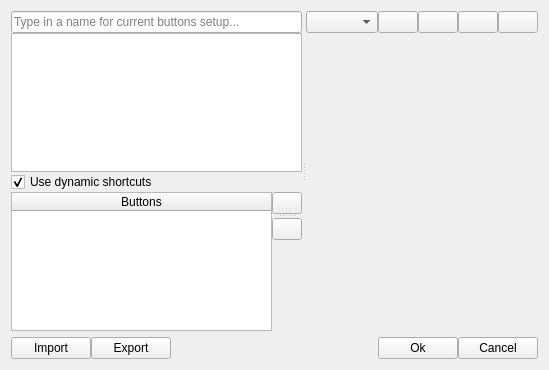
<?xml version="1.0" encoding="UTF-8"?>
<ui version="4.0">
 <class>Form</class>
 <widget class="QWidget" name="Form">
  <property name="geometry">
   <rect>
    <x>0</x>
    <y>0</y>
    <width>549</width>
    <height>370</height>
   </rect>
  </property>
  <property name="windowTitle">
   <string>DSGTools: Custom Feature - Button setup</string>
  </property>
  <layout class="QGridLayout" name="gridLayout_2">
   <item row="0" column="0">
    <widget class="QSplitter" name="splitter_2">
     <property name="orientation">
      <enum>Qt::Horizontal</enum>
     </property>
     <widget class="QWidget" name="">
      <layout class="QVBoxLayout" name="verticalLayout_2">
       <property name="spacing">
        <number>0</number>
       </property>
       <item>
        <widget class="QLineEdit" name="setupNameLineEdit">
         <property name="placeholderText">
          <string>Type in a name for current buttons setup...</string>
         </property>
        </widget>
       </item>
       <item>
        <widget class="QTextEdit" name="textEdit"/>
       </item>
       <item>
        <widget class="QCheckBox" name="dsCheckBox">
         <property name="toolTip">
          <string>If this option is set, buttons will have its shortcuts dynamically assigned to values from 1-9, in order of exhibition</string>
         </property>
         <property name="text">
          <string>Use dynamic shortcuts</string>
         </property>
         <property name="checked">
          <bool>true</bool>
         </property>
        </widget>
       </item>
       <item>
        <layout class="QGridLayout" name="gridLayout">
         <property name="spacing">
          <number>0</number>
         </property>
         <item row="0" column="0" rowspan="2">
          <widget class="QTableWidget" name="tableWidget">
           <property name="columnCount">
            <number>1</number>
           </property>
           <attribute name="horizontalHeaderStretchLastSection">
            <bool>true</bool>
           </attribute>
           <column>
            <property name="text">
             <string>Buttons</string>
            </property>
           </column>
          </widget>
         </item>
         <item row="0" column="1">
          <widget class="QSplitter" name="splitter">
           <property name="orientation">
            <enum>Qt::Vertical</enum>
           </property>
           <widget class="QPushButton" name="moveUpPushButton">
            <property name="sizePolicy">
             <sizepolicy hsizetype="Minimum" vsizetype="Minimum">
              <horstretch>0</horstretch>
              <verstretch>0</verstretch>
             </sizepolicy>
            </property>
            <property name="maximumSize">
             <size>
              <width>30</width>
              <height>25</height>
             </size>
            </property>
            <property name="toolTip">
             <string>Move up</string>
            </property>
            <property name="text">
             <string/>
            </property>
            <property name="icon">
             <iconset resource="../../../resources.qrc">
              <normaloff>:/plugins/DsgTools/icons/up.png</normaloff>:/plugins/DsgTools/icons/up.png</iconset>
            </property>
           </widget>
           <widget class="QPushButton" name="moveDownPushButton">
            <property name="sizePolicy">
             <sizepolicy hsizetype="Minimum" vsizetype="Minimum">
              <horstretch>0</horstretch>
              <verstretch>0</verstretch>
             </sizepolicy>
            </property>
            <property name="maximumSize">
             <size>
              <width>30</width>
              <height>25</height>
             </size>
            </property>
            <property name="toolTip">
             <string>Move down</string>
            </property>
            <property name="text">
             <string/>
            </property>
            <property name="icon">
             <iconset resource="../../../resources.qrc">
              <normaloff>:/plugins/DsgTools/icons/down.png</normaloff>:/plugins/DsgTools/icons/down.png</iconset>
            </property>
           </widget>
          </widget>
         </item>
         <item row="1" column="1">
          <spacer name="verticalSpacer">
           <property name="orientation">
            <enum>Qt::Vertical</enum>
           </property>
           <property name="sizeHint" stdset="0">
            <size>
             <width>20</width>
             <height>40</height>
            </size>
           </property>
          </spacer>
         </item>
        </layout>
       </item>
      </layout>
     </widget>
     <widget class="QWidget" name="layoutWidget">
      <layout class="QVBoxLayout" name="verticalLayout">
       <property name="spacing">
        <number>0</number>
       </property>
       <item>
        <layout class="QHBoxLayout" name="horizontalLayout_2">
         <property name="spacing">
          <number>0</number>
         </property>
         <item>
          <widget class="QComboBox" name="buttonComboBox">
           <property name="sizePolicy">
            <sizepolicy hsizetype="MinimumExpanding" vsizetype="Fixed">
             <horstretch>0</horstretch>
             <verstretch>0</verstretch>
            </sizepolicy>
           </property>
           <property name="duplicatesEnabled">
            <bool>false</bool>
           </property>
          </widget>
         </item>
         <item>
          <widget class="QPushButton" name="savePushButton">
           <property name="text">
            <string/>
           </property>
           <property name="icon">
            <iconset resource="../../../resources.qrc">
             <normaloff>:/plugins/DsgTools/icons/save.png</normaloff>:/plugins/DsgTools/icons/save.png</iconset>
           </property>
          </widget>
         </item>
         <item>
          <widget class="QPushButton" name="undoPushButton">
           <property name="text">
            <string/>
           </property>
           <property name="icon">
            <iconset resource="../../../resources.qrc">
             <normaloff>:/plugins/DsgTools/icons/re-run.png</normaloff>:/plugins/DsgTools/icons/re-run.png</iconset>
           </property>
          </widget>
         </item>
         <item>
          <widget class="QPushButton" name="addPushButton">
           <property name="text">
            <string/>
           </property>
           <property name="icon">
            <iconset resource="../../../resources.qrc">
             <normaloff>:/plugins/DsgTools/icons/plus.png</normaloff>:/plugins/DsgTools/icons/plus.png</iconset>
           </property>
          </widget>
         </item>
         <item>
          <widget class="QPushButton" name="removePushButton">
           <property name="text">
            <string/>
           </property>
           <property name="icon">
            <iconset resource="../../../resources.qrc">
             <normaloff>:/plugins/DsgTools/icons/remove.png</normaloff>:/plugins/DsgTools/icons/remove.png</iconset>
           </property>
          </widget>
         </item>
        </layout>
       </item>
       <item>
        <widget class="ButtonPropWidget" name="buttonPropWidget" native="true"/>
       </item>
      </layout>
     </widget>
    </widget>
   </item>
   <item row="1" column="0">
    <layout class="QHBoxLayout" name="horizontalLayout">
     <property name="spacing">
      <number>0</number>
     </property>
     <item>
      <widget class="QPushButton" name="pushButton">
       <property name="toolTip">
        <string>Import a set of buttons from a file</string>
       </property>
       <property name="text">
        <string>Import</string>
       </property>
      </widget>
     </item>
     <item>
      <widget class="QPushButton" name="pushButton_2">
       <property name="toolTip">
        <string>Exports current setup to a file</string>
       </property>
       <property name="text">
        <string>Export</string>
       </property>
      </widget>
     </item>
     <item>
      <spacer name="horizontalSpacer">
       <property name="orientation">
        <enum>Qt::Horizontal</enum>
       </property>
       <property name="sizeHint" stdset="0">
        <size>
         <width>40</width>
         <height>20</height>
        </size>
       </property>
      </spacer>
     </item>
     <item>
      <widget class="QPushButton" name="okPushButton">
       <property name="sizePolicy">
        <sizepolicy hsizetype="Minimum" vsizetype="Fixed">
         <horstretch>0</horstretch>
         <verstretch>0</verstretch>
        </sizepolicy>
       </property>
       <property name="text">
        <string>Ok</string>
       </property>
      </widget>
     </item>
     <item>
      <widget class="QPushButton" name="cancelPushButton">
       <property name="sizePolicy">
        <sizepolicy hsizetype="Minimum" vsizetype="Fixed">
         <horstretch>0</horstretch>
         <verstretch>0</verstretch>
        </sizepolicy>
       </property>
       <property name="text">
        <string>Cancel</string>
       </property>
      </widget>
     </item>
    </layout>
   </item>
  </layout>
 </widget>
 <customwidgets>
  <customwidget>
   <class>ButtonPropWidget</class>
   <extends>QWidget</extends>
   <header>DsgTools.gui.CustomWidgets.BasicInterfaceWidgets.buttonPropWidget.h</header>
   <container>1</container>
  </customwidget>
 </customwidgets>
 <resources>
  <include location="../../../resources.qrc"/>
 </resources>
 <connections/>
</ui>
